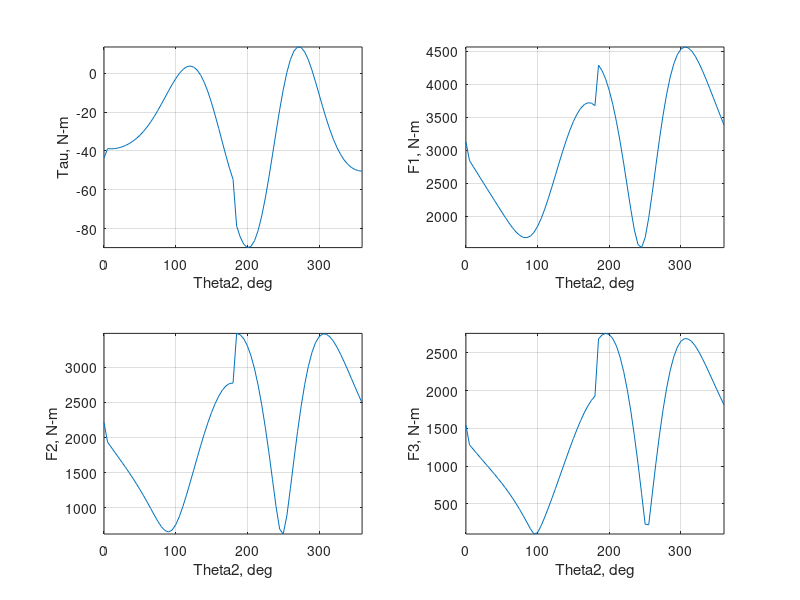

Here is the MATLAB script that generated this plot:
% Script used for kinematic and dynamic analysis of an offset slider mechanism.
% Author: Matthew Begneaud
% In collaboration with:
%     Jace Delcambre  
%     Chris Falcon
%     Chandler Lagarde
% Date: 11/16/15

clear 
clc

% Angular range of motion (in deg) for link2 (Theta2 range)
t2start=0; 
t2stop=360; 
t2=t2start*pi/180;
n=floor(((t2stop+5)-t2start)/5); 
t2=(t2start:5:t2stop)*pi/180; 

% Link Lengths (m)
a = 3*0.01;
b = 13*0.01;
c = 0*0.01;
% Radii of Gyration (cm)
rg2 = 1*0.01;
rg3 = 6.5*0.01;

% Mass of links (kg)
m2 = 2.5;
m3 = 1 ;
mb = 0.5;

% Coeff. of Friction
u = 0.1;

% Omega2 and Alpha2
w2 = 2000*2*pi/60;
a2 = 0;



% %%%%%%%%%%%%%%% Kinematic Analysis %%%%%%%%%%%%%%%%

% Position
t3 = zeros(1,n);
for i=1:1:n
    t3(:,i) = asin((a*sin(t2(i))-c)/b);
end

% Velocity
velocities = zeros(2,n);
for i=1:1:n
    V = [1,-b*sin(t3(i)) ; 0, b*cos(t3(i))];
    Vrhs = a*w2*[-sin(t2(i));cos(t2(i))];
    velocities(:,i) = V\Vrhs;
end
ddot = velocities(1,:);
w3 = velocities(2,:);

% Acceleration
accelerations = zeros(2,n);
for i=1:1:n
   A = [1,-b*sin(t3(i)) ; 0, b*cos(t3(i))];
   Arhs = a*a2*[-sin(t2(i));cos(t2(i))]-a*w2.^2*[cos(t2(i));sin(t2(i))] + b*w3(i).^2*[cos(t3(i));sin(t3(i))];
   accelerations(:,i) = A\Arhs;
end
ddbldot = accelerations(1,:);
a3 = accelerations(2,:);



% %%%%%%%%%%%%%%%%% Dynamic Analysis %%%%%%%%%%%%%%%%%%%

% Center of Gravity Accelerations
% link 2
xdbldg2 = -rg2*(a2*sin(t2) + w2^2*cos(t2));
ydbldg2 = rg2*(a2*cos(t2) - w2^2*sin(t2));
i2 = m2*rg2^2+m2*rg2^2; % I believe this is incorrect, but it gets multiplied by 2 when used, so not important in this case...

% link 3
xdbldg3 = ddbldot - a3*(b-rg3).*sin(t3) - w3.^2*(b-rg3).*cos(t3);
ydbldg3 = 0 + a3*(b-rg3).*cos(t3) - w3.^2*(b-rg3).*sin(t3);
i3 = m3*rg3^2;


% Force calculations
% Sign of ddot is required for determining direction of friciton force on
% slider.
sign_ddot = zeros(1,n);
for i =1:1:n
    sign_ddot(:,i) = ddot(i)/abs(ddot(i));
end
sign_ddot(1)=0;

% Calculation of dynamic equations using matrices
for i=1:1:n
   dynamicmatrix = [1,0,-1,0,0,0,0,0;...
       0,1,0,-1,0,0,0,0;...
       0,0,a*sin(t2(i)),-a*cos(t2(i)),0,0,0,-1;...
       0,0,1,0,-1,0,0,0;...
       0,0,0,1,0,1,0,0;...
       0,0,-rg3*sin(180-t3(i)),-rg3*cos(180-t3(i)),-(b-rg3)*sin(180-t3(i)),(b-rg3)*cos(180-t3(i)),0,0;...
       0,0,0,0,1,0,-u*sign_ddot(i),0;...
       0,0,0,0,0,-1,1,0];
   dynamicrhs = [m2*xdbldg2(i);m2*ydbldg2(i);i2*a2;m3*xdbldg3(i);m3*ydbldg3(i);i3*a3(i);mb*ddbldot(i);0];
   unknown_forces(:,i) = dynamicmatrix\dynamicrhs;
end
% Torque and force values
tau = unknown_forces(8,:);
F1x = unknown_forces(1,:);
F1y = unknown_forces(2,:);
F2x = unknown_forces(3,:);
F2y = unknown_forces(4,:);
F3x = unknown_forces(5,:);
F3y = unknown_forces(6,:);
N = unknown_forces(7,:);
% Resultant forces
F1 = sqrt(F1x.^2+F1y.^2);
F2 = sqrt(F2x.^2+F2y.^2);
F3 = sqrt(F3x.^2+F3y.^2);



% %%%%%%%%%%%%%% Plotting %%%%%%%%%%%%%%%%%%
% Plot tau
subplot(2,2,1)
plot(t2*180/pi, tau)
xlabel('Theta2, deg')
ylabel('Tau, N-m')
axis tight
grid on
% Plot F1
subplot(2,2,2)
plot(t2*180/pi, F1)
xlabel('Theta2, deg')
ylabel('F1, N-m')
axis tight
grid on
% Plot F2
subplot(2,2,3)
plot(t2*180/pi, F2)
xlabel('Theta2, deg')
ylabel('F2, N-m')
axis tight
grid on
% Plot F3
subplot(2,2,4)
plot(t2*180/pi, F3)
xlabel('Theta2, deg')
ylabel('F3, N-m')
axis tight
grid on
